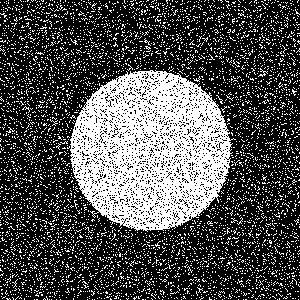
#> input picture EdgeExp/noise.png, 300 x 300 px
$ python Edge.py
#> lines starting #> are read from the running program, lines starting #| are printed output that depends on the picture; after the words box and inside, x2 and y2 are one past the last pixel; in counts of white or black regions, pixels touching at a corner belong together
import cv2
import numpy as np
from matplotlib import pyplot as plt

img = cv2.imread('noise.png')
#> img is the input picture: shape (300, 300, 3); min 0, max 255, mean 79.4
edges = cv2.Canny(img,100,200)
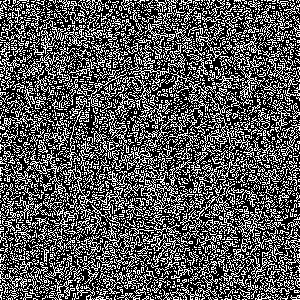
#> edges: shape (300, 300); 33.7% white in thin lines or dots
cv2.imwrite('noise_edge.png', edges)

img = cv2.imread('circle.png')
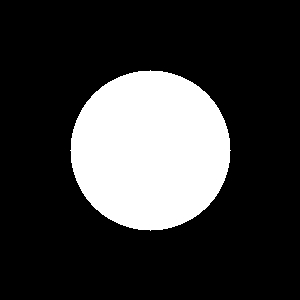
#> input picture EdgeExp/circle.png, 300 x 300 px
#> img is the input picture: shape (300, 300, 3); 22.3% white; 1 white region, box (x1, y1, x2, y2) and area: (70, 70, 231, 231) 20081
edges = cv2.Canny(img,100,200)
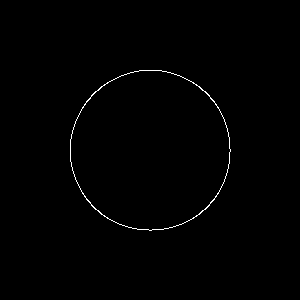
#> edges: shape (300, 300); 0.58% white in thin lines or dots, all inside (x1, y1, x2, y2) = (70, 70, 231, 231)
cv2.imwrite('circle_edge.png', edges)

img = cv2.imread('blur.png')
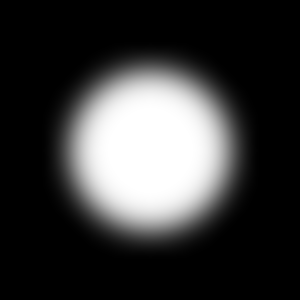
#> input picture EdgeExp/blur.png, 300 x 300 px
#> img is the input picture: shape (300, 300, 3); min 0, max 255, mean 56.5
edges = cv2.Canny(img,100,200)
#> edges: shape (300, 300); every value is 0
cv2.imwrite('blur_edge.png', edges)

plt.imshow(edges)
# plt.show()
